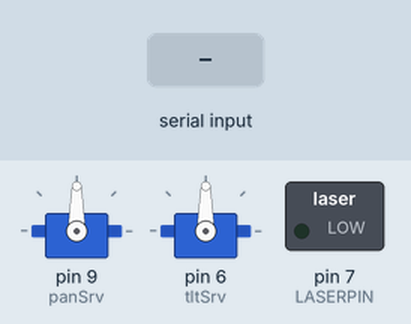
Bench run of a sketch on a simulated Arduino Uno, built with avr-gcc and run on an emulated ATmega328P. Parts: 2 × servo, switched loads named in the sketch (green lamp = pin HIGH). The inputs (shaded band) are chosen by the test bench.

Above: at 1.7 s.
1.8 s: ",\n" received over Serial
At 3.3 s:
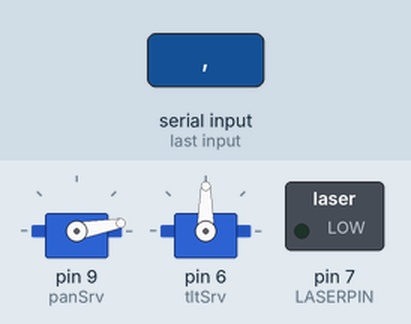
3.6 s: "90,45,200\n" received over Serial
At 5.1 s:
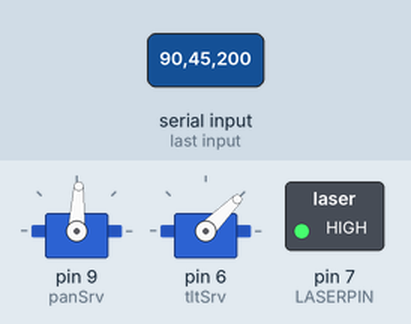
5.4 s: byte 44 (',') received over Serial
At 6.6 s:
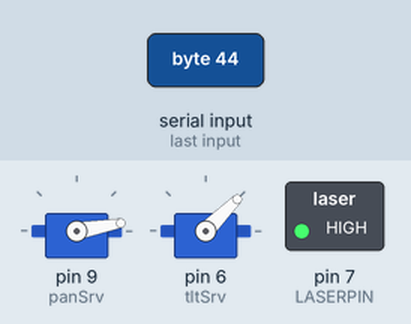
7.3 s: "30,150,10\n" received over Serial
At 8.5 s:
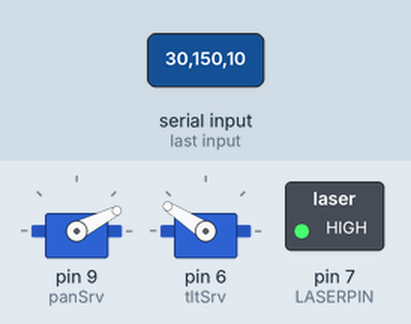
9.2 s: "5\n" received over Serial
At 10.4 s:
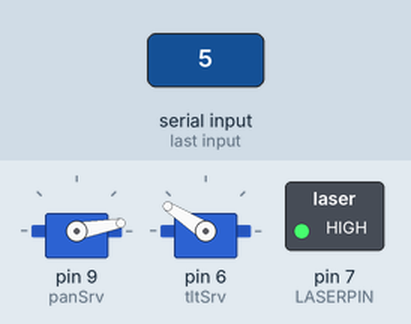
10.8 s: "90\n" received over Serial
At 11.8 s:
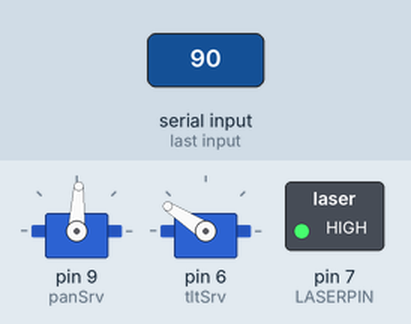
Timing chart, 0 to 13.6 s (numbered marks = the images above; inputs shaded):
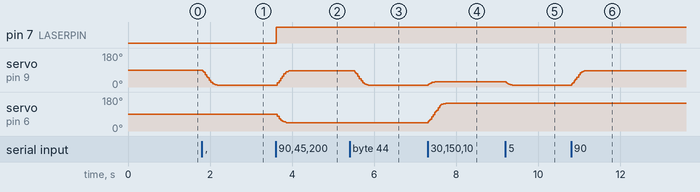

Measured:
- after the input at 1.8 s, servo on pin 9 (panSrv): moves from 90° to 10° over 0.36 s, starting at once
- after the input at 3.6 s, pin 7 (LASERPIN): LOW → HIGH at once; servo on pin 9 (panSrv): moves from 10° to 87° over 0.32 s, starting at once; servo on pin 6 (tltSrv): 90° → 45° at once
- after the input at 5.4 s, servo on pin 9 (panSrv): moves from 87° to 10° over 0.34 s, starting after 0.12 s
- after the input at 7.3 s, servo on pin 9 (panSrv): 10° → 27° at once; servo on pin 6 (tltSrv): moves from 45° to 147° over 0.42 s, starting at once
- after the input at 9.2 s, servo on pin 9 (panSrv): 27° → 10° at once
- after the input at 10.8 s, servo on pin 9 (panSrv): moves from 10° to 87° over 0.34 s, starting at once

The sketch:

serial-servo-control.ino
```cpp
#include <Servo.h>

Servo panSrv;
Servo tltSrv;

int curPanPos = 90;
int curTltPos = 90;
int tgtPanPos = 90;
int tgtTltPos = 90;
int laserEn = 0;

unsigned long lstMvTm;
unsigned long lstCmdTm;
const int MVTHRESH = 3;
const int SRVMIN = 10;
const int SRVMAX = 170;
const int CMDTMO = 100;
const int LASERPIN = 7;

const int UPDINTV = 20;
const float MAXSPD = 6.0;
float Kp = 0.25;
const float MINANGCHG = 2.0;

String inBuf = "";
boolean cmdCmplt = false;

void setup()
{
  Serial.begin(9600);
  panSrv.attach(9);
  tltSrv.attach(6);
  pinMode(LASERPIN, OUTPUT);
  digitalWrite(LASERPIN, LOW);

  panSrv.write(curPanPos);
  tltSrv.write(curTltPos);

  lstMvTm = millis();
  lstCmdTm = millis();

  delay(500);
}

void loop()
{
  while (Serial.available() > 0)
  {
    char inChr = (char)Serial.read();

    if (isDigit(inChr) || inChr == ',')
    {
      inBuf += inChr;
      lstCmdTm = millis();
    }
    else if (inChr == '\n' || inChr == '\r')
    {
      cmdCmplt = true;
    }
  }

  if (cmdCmplt ||
      (inBuf.length() > 0 && millis() - lstCmdTm > CMDTMO))
  {
    if (inBuf.length() > 0)
    {
      int comIdx1 = inBuf.indexOf(',');

      if (comIdx1 > 0)
      {
        int comIdx2 = inBuf.indexOf(',', comIdx1 + 1);

        if (comIdx2 > 0)
        {
          // Format: pan,tilt,laser
          String panStr = inBuf.substring(0, comIdx1);
          String tltStr = inBuf.substring(comIdx1 + 1, comIdx2);
          String laserStr = inBuf.substring(comIdx2 + 1);

          int newPanTgt = panStr.toInt();
          int newTltTgt = tltStr.toInt();
          int newLaser = laserStr.toInt();

          newPanTgt = constrain(newPanTgt, SRVMIN, SRVMAX);
          newTltTgt = constrain(newTltTgt, SRVMIN, SRVMAX);
          newLaser = constrain(newLaser, 0, 1);

          if (abs(newPanTgt - tgtPanPos) >= MINANGCHG)
          {
            tgtPanPos = newPanTgt;
          }

          if (abs(newTltTgt - tgtTltPos) >= MINANGCHG)
          {
            tgtTltPos = newTltTgt;
          }

          laserEn = newLaser;
          digitalWrite(LASERPIN, laserEn ? HIGH : LOW);
        }
        else
        {
          // Legacy format: pan,tilt
          String panStr = inBuf.substring(0, comIdx1);
          String tltStr = inBuf.substring(comIdx1 + 1);

          int newPanTgt = panStr.toInt();
          int newTltTgt = tltStr.toInt();

          newPanTgt = constrain(newPanTgt, SRVMIN, SRVMAX);
          newTltTgt = constrain(newTltTgt, SRVMIN, SRVMAX);

          if (abs(newPanTgt - tgtPanPos) >= MINANGCHG)
          {
            tgtPanPos = newPanTgt;
          }

          if (abs(newTltTgt - tgtTltPos) >= MINANGCHG)
          {
            tgtTltPos = newTltTgt;
          }
        }
      }
      else
      {
        // Legacy format: pan only
        int newTgt = inBuf.toInt();
        newTgt = constrain(newTgt, SRVMIN, SRVMAX);

        if (abs(newTgt - tgtPanPos) >= MINANGCHG)
        {
          tgtPanPos = newTgt;
        }
      }
    }

    inBuf = "";
    cmdCmplt = false;
  }

  unsigned long curTm = millis();
  if (curTm - lstMvTm >= UPDINTV)
  {
    lstMvTm = curTm;

    updSrvPos(panSrv, tgtPanPos, curPanPos);
    updSrvPos(tltSrv, tgtTltPos, curTltPos);
  }
}

void updSrvPos(Servo &srv, int &tgtPos, int &curPos)
{
  int posErr = tgtPos - curPos;

  if (abs(posErr) > 0)
  {
    float spd = posErr * Kp;

    spd = constrain(spd, -MAXSPD, MAXSPD);

    if (abs(spd) < 0.1)
    {
      curPos = tgtPos;
    }
    else
    {
      curPos += spd;
    }

    curPos = constrain(curPos, SRVMIN, SRVMAX);

    srv.write(round(curPos));
  }
}
```
